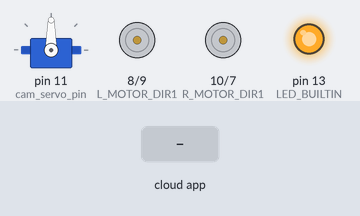
The sketch below on a simulated Arduino Uno, built with avr-gcc and run on an emulated ATmega328P. Parts: servo, motor-driver pin pairs drawn as motors (green arrow = first pin HIGH = forward, orange = second pin HIGH = backward, longer = more drive, scaled by the enable pin), output pins drawn as LEDs (lit = HIGH). The test bench sets the inputs (shaded band). The ROS host is connected and sends only what is stated.

Above: at 1.2 s.
1.3 s: the phone or cloud app sets servo to 90
At 2.1 s:
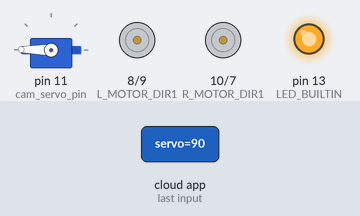
3.2 s: the phone or cloud app sets wheel_power_right to -100
At 3.7 s:
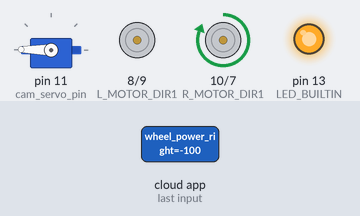
4.7 s: the phone or cloud app sets wheel_power_left to -100
At 5.9 s:
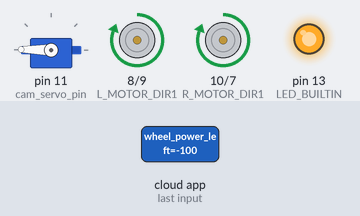
6.2 s: the phone or cloud app sets wheel_power_right to 0
At 7.4 s:
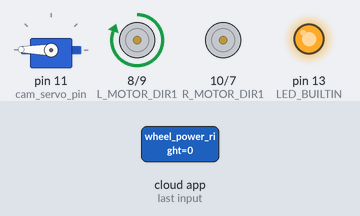
7.7 s: the phone or cloud app sets wheel_power_left to 0
At 8.9 s:
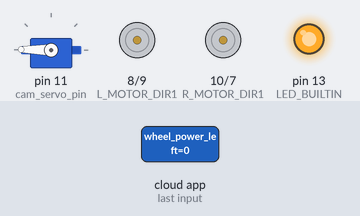
9.2 s: the phone or cloud app sets servo to 0
Timing chart, 0 to 12.1 s (numbered marks = the images above; inputs shaded):
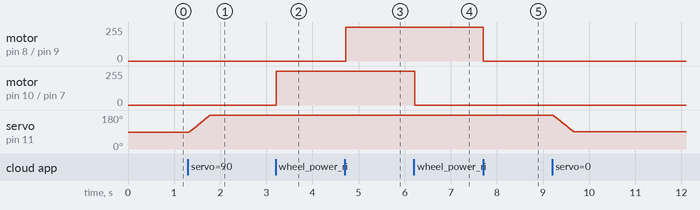

The sketch:

Driver.ino
```cpp
#include <ros.h>
#include "Arduino.h"
#include <std_msgs/Float32.h>
#include <std_msgs/Int16.h>

#include <Servo.h>    //servo addition
ros::NodeHandle nh;

int cam_servo_pin = 11;
Servo cam_servo; //servo add
int cur_angle;
int new_angle;
int pos = 0;
#define LED_BUILTIN 13


#define L_MOTOR_PWM 6
#define L_MOTOR_DIR1 8
#define L_MOTOR_DIR2 9
#define R_MOTOR_PWM 5
#define R_MOTOR_DIR1 10
#define R_MOTOR_DIR2 7

void turnWheel( const std_msgs::Float32 &wheel_power,
                unsigned int pwm_pin,
                unsigned int dir1_pin,
                unsigned int dir2_pin) {
    float factor = max(min(wheel_power.data, 1.0f), -1.0f);
    //Serial.print(wheel_power.data);
    if( factor >= 0 ) {
        digitalWrite(dir1_pin, LOW);
        digitalWrite(dir2_pin, HIGH);
        analogWrite(pwm_pin, (unsigned int)(255 * factor));
    } else {
        digitalWrite(dir1_pin, HIGH);
        digitalWrite(dir2_pin, LOW);
        analogWrite(pwm_pin, (unsigned int)(255 * (-1.0f * factor)));
    }
}

void rightWheelCb( const std_msgs::Float32 &wheel_power ) {

    turnWheel( wheel_power, R_MOTOR_PWM, R_MOTOR_DIR1, R_MOTOR_DIR2 );

}

void leftWheelCb( const std_msgs::Float32 &wheel_power ) {

    turnWheel( wheel_power, L_MOTOR_PWM, L_MOTOR_DIR1, L_MOTOR_DIR2 );
}

void servoCb( const std_msgs::Int16 &angle)
{
  new_angle = angle.data;
  if(new_angle>(cur_angle-90)){

  for (pos = cur_angle;pos<new_angle+90; pos+=1 ){
    cam_servo.write(pos);
    delay(5);
  }
  cur_angle = new_angle+90;
  }
  else if((new_angle<(cur_angle-90))&&(new_angle>=-45)){
  for (pos = cur_angle;pos>new_angle+90; pos-=1 ){
    cam_servo.write(pos);
    delay(5);
  }
  cur_angle = new_angle+90;
  }
}

ros::Subscriber<std_msgs::Float32> sub_right("wheel_power_right",
                                            &rightWheelCb );
ros::Subscriber<std_msgs::Float32> sub_left("wheel_power_left",
                                           &leftWheelCb );
ros::Subscriber<std_msgs::Int16> sub_servo("servo", &servoCb);

void setup()
{
  cam_servo.attach(cam_servo_pin);
  cur_angle=90;
  cam_servo.write(cur_angle);
  // initialize LED digital pin as an output.
  pinMode(LED_BUILTIN, OUTPUT);
  digitalWrite(LED_BUILTIN, HIGH);

  pinMode(L_MOTOR_PWM, OUTPUT);
  pinMode(L_MOTOR_DIR1, OUTPUT);
  pinMode(L_MOTOR_DIR2, OUTPUT);

  pinMode(R_MOTOR_PWM, OUTPUT);
  pinMode(R_MOTOR_DIR1, OUTPUT);
  pinMode(R_MOTOR_DIR2, OUTPUT);

  // Init motors to stop
  digitalWrite(L_MOTOR_DIR1, LOW);
  digitalWrite(L_MOTOR_DIR2, LOW);
  digitalWrite(R_MOTOR_DIR1, LOW);
  digitalWrite(R_MOTOR_DIR2, LOW);
  analogWrite(L_MOTOR_PWM, 0);
  analogWrite(R_MOTOR_PWM, 0);

  //ROS setup
  nh.initNode();
  //Serial.begin(57600);
  nh.subscribe(sub_right);
  nh.subscribe(sub_left);
  nh.subscribe(sub_servo);

  delay(20);
}

void loop()
{
   //nh.loginfo("Log Me");
   nh.spinOnce();

   // wait for a second
   delay(20);

}
```

Measured:
- after the input at 1.3 s, servo on pin 11 (cam_servo_pin): moves from 90° to 179° over 0.45 s, starting at once
- after the input at 3.2 s, motor on pin 10 (R_MOTOR_DIR1) / pin 7 (R_MOTOR_DIR2): stopped → forward 255/255 at once
- after the input at 4.7 s, motor on pin 8 (L_MOTOR_DIR1) / pin 9 (L_MOTOR_DIR2): stopped → forward 255/255 at once
- after the input at 6.2 s, motor on pin 10 (R_MOTOR_DIR1) / pin 7 (R_MOTOR_DIR2): forward 255/255 → stopped at once
- after the input at 7.7 s, motor on pin 8 (L_MOTOR_DIR1) / pin 9 (L_MOTOR_DIR2): forward 255/255 → stopped at once
